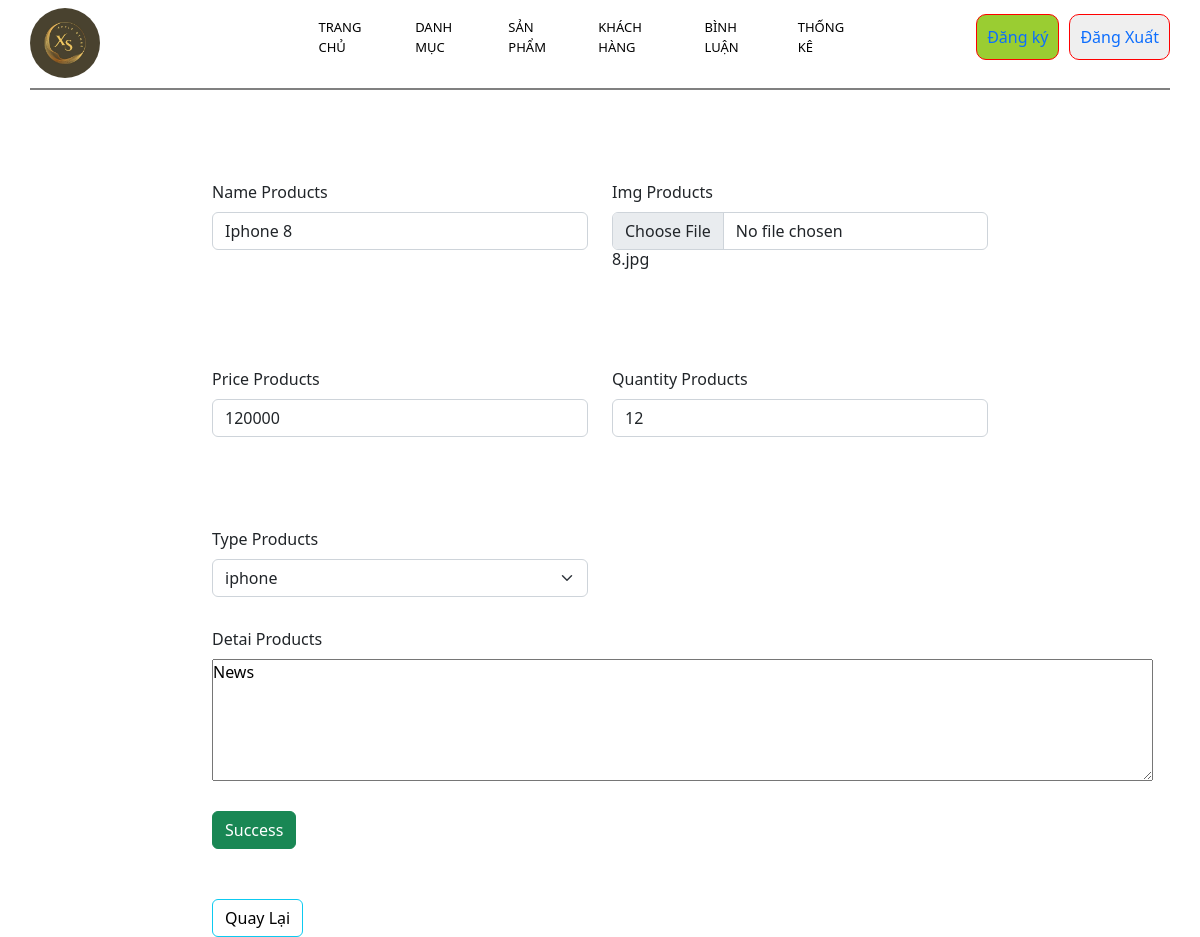
The app's page /duanmau/admin/index.php?asp=editprd&id=8 (signed in) with its own data.
### tables this page shows
CREATE TABLE `products` (
  `id` int NOT NULL,
  `name` varchar(255) NOT NULL,
  `img` varchar(255) DEFAULT NULL,
  `detail` varchar(500) DEFAULT NULL,
  `quantity` int NOT NULL DEFAULT '0',
  `price` float(10,0) NOT NULL DEFAULT '0',
  `view` int NOT NULL DEFAULT '0',
  `id_cate` int NOT NULL
);

CREATE TABLE `categories` (
  `id` int NOT NULL,
  `name` varchar(255) NOT NULL,
  `type` varchar(25) NOT NULL
);

### duanmau/model/pdo.php (called while the page is built, shortened)
<?php
function pdo_get_connection(){
    $localhost = 'localhost';
    $username  = 'root';
    $password = '';
    $databasename = 'duanmau';
    try{
    $conn = new PDO("mysql:host=$localhost;dbname=$databasename;charset=utf8",
    $username,$password);
    $conn->setAttribute(PDO::ATTR_ERRMODE,PDO::ERRMODE_EXCEPTION);
    }catch(PDOException $e){
        echo "Kết nối thất bại".$e->getMessage();
    }
    return $conn;
}
function pdo_query($sql){
    $sql_args = array_slice(func_get_args(), 1);
    try{
        $conn = pdo_get_connection();
        $stmt = $conn->prepare($sql);
        $stmt->execute($sql_args);
        $rows = $stmt->fetchAll();
        return $rows;
    }
    catch(PDOException $e){
        throw $e;
    }
    finally{
        unset($conn);
    }
}
function pdo_query_one($sql){
    $sql_args = array_slice(func_get_args(), 1);
    try{
        $conn = pdo_get_connection();
        $stmt = $conn->prepare($sql);
        $stmt->execute($sql_args);
        $row = $stmt->fetch(PDO::FETCH_ASSOC);
        return $row;
    }
    catch(PDOException $e){
        throw $e;
    }
    finally{
        unset($conn);
    }
}

### duanmau/admin/products/edit.php (the view, shortened to what this page needs)
<section class="container">
  <form action="index.php?asp=editprd&id=<?=$_GET['id']?>" method="post" enctype="multipart/form-data">
    <div class="row mb-4">
      <div class="col">
        <div class="form-outline">
          <label class="form-label" for="form6Example1">Name Products</label>
          <input type="text" name="name" id="form6Example2" class="form-control" value="<?= $iteams['name']?>">
        </div>
      </div>
      <div class="col">
        <div class="form-outline">
          <label class="form-label" for="form6Example1">Img Products</label>
          <input type="file" name="img" id="form6Example2" class="form-control">
          <h6><?= $iteams['img']?></h6>
        </div>
      </div>
    </div>
    <div class="row mb-4">
      <div class="col">
        <div class="form-outline">
          <label class="form-label" for="form6Example2">Price Products</label>
          <input type="number" name="price" id="form6Example2" class="form-control"  value="<?= $iteams['price']?>">
        </div>
      </div>
      <div class="col">
        <div class="form-outline">
          <label class="form-label" for="form6Example2">Quantity Products</label>
          <input type="number" name="quantity" id="form6Example2" class="form-control" value="<?= $iteams['quantity']?>">
        </div>
      </div>
    </div>
    <div class="row mb-4">
      <div class="col">
        <div class="form-outline">
          <label class="form-label" for="form6Example2">Type Products</label>
          <select class="form-select" aria-label="Default select example" name="id_cate">
            <?php foreach ($cate as $catenews) : ?>
              <option value="<?= $catenews['id'] ?>" <?= $iteams['id_cate'] == $catenews['id'] ? 'selected' : '' ?>><?= $catenews['type'] ?></option>
            <?php endforeach ?>
          </select>
        </div>
      </div>
      <div class="col">
      </div>
    </div>
    <div class="col">
      <div class="form-outline">
        <label class="form-label" for="form6Example2">Detai Products</label>
        <br>
        <textarea name="detail" cols="100" rows="5"><?= $iteams['detail']?></textarea>
      </div>
    </div>
    <div class="text-left"><button type="submit" class="btn btn-success">Success</button></div>
  </form>
  <div style="padding-top: 20px;"><button class="btn btn-outline-info"><a href="index.php?asp=products" class="text-decoration-none" style="color: black;">Quay Lại</a></button></div>
</section>

### duanmau/main.css (style rules this page uses)
* { margin: 0; padding: 0; }
button a { text-decoration: none; }

### duanmau/admin/products/edit.php (style rules this page uses)
.container { max-width: 800px; margin: 0 auto; }
.container div { margin-top: 30px; }

### records on screen
products: name "Iphone 8", img "8.jpg", price "120000", quantity "12", id_cate "iphone", detail "News"
